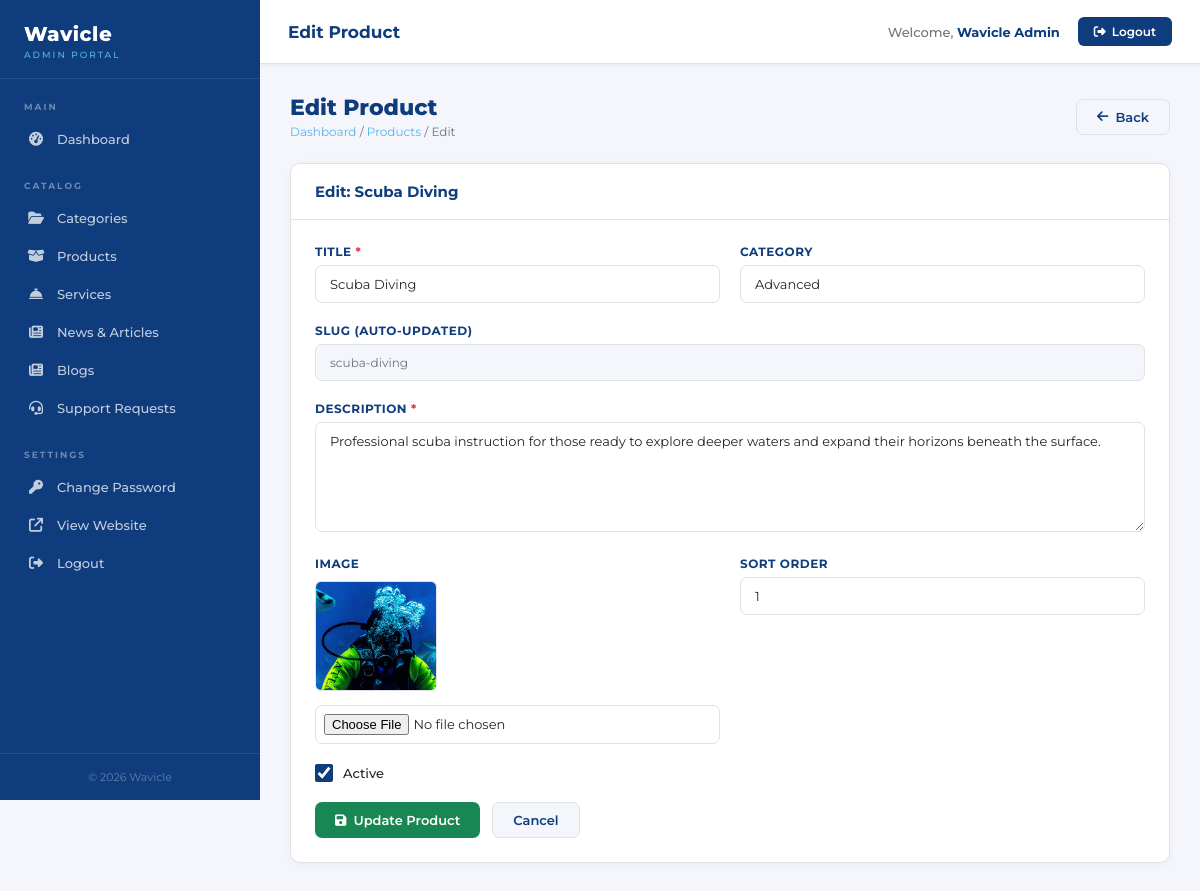
Screenshot of /admin/products/edit.php?id=1 (signed in) with the database file from the repository.
### tables this page shows
CREATE TABLE `products` (
  `id`          INT UNSIGNED NOT NULL AUTO_INCREMENT,
  `title`       VARCHAR(200) NOT NULL,
  `slug`        VARCHAR(200) NOT NULL DEFAULT '',
  `category`    VARCHAR(100) NOT NULL DEFAULT '',
  `description` TEXT         NOT NULL,
  `image`       VARCHAR(300) NOT NULL DEFAULT '',
  `link_url`    VARCHAR(300) NOT NULL DEFAULT 'item-details.php',
  `sort_order`  INT          NOT NULL DEFAULT 0,
  `status`      TINYINT(1)   NOT NULL DEFAULT 1,
  `created_at`  DATETIME     NOT NULL DEFAULT CURRENT_TIMESTAMP,
  `updated_at`  DATETIME     NOT NULL DEFAULT CURRENT_TIMESTAMP ON UPDATE CURRENT_TIMESTAMP,
  PRIMARY KEY (`id`),
  UNIQUE KEY `idx_products_slug` (`slug`)
);

### admin/includes/functions.php (called while the page is built, shortened)
<?php
function e(string $str): string {
    return htmlspecialchars($str, ENT_QUOTES, 'UTF-8');
}

### admin/products/edit.php (the view, shortened to what this page needs)
<?php
require_once __DIR__ . '/../includes/db.php';
require_once __DIR__ . '/../includes/functions.php';
$id = (int)($_GET['id'] ?? 0);
$stmt = $pdo->prepare('SELECT * FROM products WHERE id = ?');
$stmt->execute([$id]);
$product = $stmt->fetch();
$errors = []; $data = $product;
include __DIR__ . '/../includes/header.php';
?>
<div class="wv-page-header">
    <div><h1>Edit Product</h1><div class="wv-breadcrumb"><a href="../index.php">Dashboard</a> / <a href="index.php">Products</a> / Edit</div></div>
    <a href="index.php" class="wv-btn wv-btn-secondary"><i class="fa fa-arrow-left"></i> Back</a>
</div>
<div class="wv-card"><div class="wv-card__header"><span class="wv-card__title">Edit: <?php echo e($product['title']);?></span></div><div class="wv-card__body">
<form method="POST" enctype="multipart/form-data">
    <div class="wv-form-row">
        <div class="wv-form-group"><label class="wv-label">Title <span class="wv-required">*</span></label><input type="text" name="title" class="wv-input" value="<?php echo e($data['title']);?>" required/></div>
        <div class="wv-form-group"><label class="wv-label">Category</label><input type="text" name="category" class="wv-input" value="<?php echo e($data['category']);?>"/></div>
    </div>
    <div class="wv-form-group"><label class="wv-label">Slug (auto-updated)</label><input type="text" class="wv-input" value="<?php echo e($product['slug']);?>" readonly style="background:#f4f6fb;color:#6c757d;font-size:12px;"/></div>
    <div class="wv-form-group"><label class="wv-label">Description <span class="wv-required">*</span></label><textarea name="description" class="wv-textarea" required><?php echo e($data['description']);?></textarea></div>
    <div class="wv-form-row">
        <div class="wv-form-group"><label class="wv-label">Image</label><?php if($data['image']):?><div class="wv-img-preview" style="margin-bottom:10px;"><img id="img_preview" src="../../<?php echo e($data['image']);?>" alt=""/></div><?php else:?><div class="wv-img-preview"><img id="img_preview" src="" alt="" style="display:none;"/></div><?php endif;?><input type="file" name="image" class="wv-input" accept="image/*" data-preview="img_preview" style="padding:8px;"/></div>
        <div class="wv-form-group"><label class="wv-label">Sort Order</label><input type="number" name="sort_order" class="wv-input" value="<?php echo (int)$data['sort_order'];?>" min="0"/></div>
    </div>
    <div class="wv-form-group"><div style="display:flex;align-items:center;gap:10px;"><input type="checkbox" name="status" id="status" <?php echo $data['status']?'checked':'';?> style="width:18px;height:18px;accent-color:#0e3c7d;"/><label for="status" style="font-size:13px;font-weight:500;cursor:pointer;">Active</label></div></div>
    <div style="display:flex;gap:12px;"><button type="submit" class="wv-btn wv-btn-success"><i class="fa fa-save"></i> Update Product</button><a href="index.php" class="wv-btn wv-btn-secondary">Cancel</a></div>
</form>
</div></div>
<?php include __DIR__ . '/../includes/footer.php'; ?>

### admin/includes/header.php (style rules this page uses)
*, *::before, *::after { box-sizing: border-box; margin: 0; padding: 0; }
:root { --navy: #0e3c7d; --navy-dark: #092d5e; --blue: #59b5e8; --blue-light: #e8f4fb; --white: #ffffff; --gray-bg: #f4f6fb; --gray-text: #6c757d; --border: #dee2e6; --sidebar-w: 260px; --topbar-h: 64px; }
body, p, li, td, span, label, input, textarea, select, small, a { font-family: 'itc-avant-garde-gothic', 'Avant Garde', 'Montserrat', sans-serif; }
h1, h2, h3, h4, h5, h6, .wv-topbar__title, .wv-sidebar__logo-text, .wv-card__title, .wv-page-header h1, .wv-stat__num, .wv-btn, .wv-label, .wv-nav-item, .wv-table th, .wv-sidebar__logo-sub, .wv-sidebar__section-label, .wv-sidebar__footer { font-family: 'Montserrat', sans-serif; }
body { background: var(--gray-bg); color: #212529; min-height: 100vh; }
.wv-card { background: var(--white); border-radius: 10px; border: 1px solid var(--border); box-shadow: 0 2px 8px rgba(0, 0, 0, .04); }
.wv-card__header { padding: 18px 24px; border-bottom: 1px solid var(--border); display: flex; align-items: center; justify-content: space-between; }
.wv-card__title { font-size: 15px; font-weight: 700; color: var(--navy); }
.wv-card__body { padding: 24px; }
.wv-btn { display: inline-flex; align-items: center; gap: 7px; padding: 9px 20px; border-radius: 7px; font-size: 13px; font-weight: 600; font-family: 'Montserrat', sans-serif; cursor: pointer; border: none; text-decoration: none; transition: opacity .2s, transform .1s; }
.wv-btn-success { background: #198754; color: var(--white); }
.wv-btn-secondary { background: var(--gray-bg); color: var(--navy); border: 1px solid var(--border); }
.wv-form-group { margin-bottom: 20px; }
.wv-label { display: block; font-size: 12px; font-weight: 700; color: var(--navy); margin-bottom: 6px; text-transform: uppercase; letter-spacing: .5px; font-family: 'Montserrat', sans-serif; }
.wv-input, .wv-select, .wv-textarea { width: 100%; padding: 10px 14px; border: 1px solid var(--border); border-radius: 7px; font-family: 'itc-avant-garde-gothic', 'Montserrat', sans-serif; font-size: 13px; color: #212529; background: var(--white); transition: border-color .2s, box-shadow .2s; }
.wv-textarea { resize: vertical; min-height: 110px; }
.wv-form-row { display: grid; grid-template-columns: 1fr 1fr; gap: 20px; }
.wv-img-preview { margin-top: 10px; }
.wv-img-preview img { max-width: 160px; max-height: 110px; border-radius: 6px; border: 1px solid var(--border); object-fit: cover; }
.wv-required { color: #dc3545; }
.wv-page-header { display: flex; align-items: center; justify-content: space-between; margin-bottom: 24px; }
.wv-page-header h1 { font-size: 22px; font-weight: 800; color: var(--navy); }
.wv-breadcrumb { font-size: 12px; color: var(--gray-text); margin-top: 3px; }
.wv-breadcrumb a { color: var(--blue); text-decoration: none; }

### rows the page displays
products: title "Scuba Diving", category "Advanced", slug "scuba-diving", description "Professional scuba instruction for those ready to explore deeper waters and expand their horizons beneath the surface.", image (picture), sort_order "1", status "☑"

### other values shown
$adminPageTitle "Edit Product"
currentAdminName() "Wavicle Admin"
